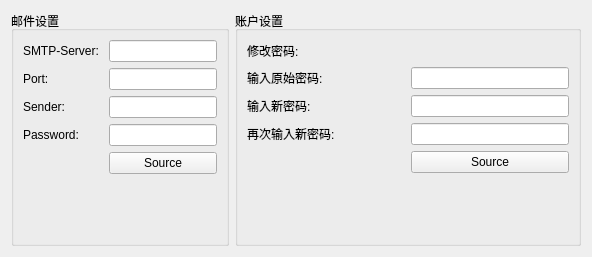
      <widget class="QWidget" name="settingTab">
       <attribute name="title">
        <string>设置</string>
       </attribute>
       <layout class="QHBoxLayout" name="horizontalLayout_4">
        <item>
         <layout class="QHBoxLayout" name="horizontalLayout_7">
          <item>
           <widget class="QGroupBox" name="emailsetting">
            <property name="sizePolicy">
             <sizepolicy hsizetype="Preferred" vsizetype="Preferred">
              <horstretch>0</horstretch>
              <verstretch>0</verstretch>
             </sizepolicy>
            </property>
            <property name="title">
             <string>邮件设置</string>
            </property>
            <property name="checkable">
             <bool>false</bool>
            </property>
            <layout class="QGridLayout" name="gridLayout_3">
             <item row="7" column="1">
              <widget class="QLabel" name="label_10">
               <property name="text">
                <string/>
               </property>
              </widget>
             </item>
             <item row="0" column="0">
              <widget class="QLabel" name="label_5">
               <property name="sizePolicy">
                <sizepolicy hsizetype="Preferred" vsizetype="Preferred">
                 <horstretch>0</horstretch>
                 <verstretch>0</verstretch>
                </sizepolicy>
               </property>
               <property name="text">
                <string>SMTP-Server: </string>
               </property>
              </widget>
             </item>
             <item row="1" column="0">
              <widget class="QLabel" name="label_6">
               <property name="sizePolicy">
                <sizepolicy hsizetype="Preferred" vsizetype="Preferred">
                 <horstretch>0</horstretch>
                 <verstretch>0</verstretch>
                </sizepolicy>
               </property>
               <property name="text">
                <string>Port:</string>
               </property>
              </widget>
             </item>
             <item row="2" column="1">
              <widget class="QLineEdit" name="emailsender">
               <property name="sizePolicy">
                <sizepolicy hsizetype="Preferred" vsizetype="Fixed">
                 <horstretch>0</horstretch>
                 <verstretch>0</verstretch>
                </sizepolicy>
               </property>
               <property name="clearButtonEnabled">
                <bool>true</bool>
               </property>
              </widget>
             </item>
             <item row="2" column="0">
              <widget class="QLabel" name="label_7">
               <property name="sizePolicy">
                <sizepolicy hsizetype="Preferred" vsizetype="Preferred">
                 <horstretch>0</horstretch>
                 <verstretch>0</verstretch>
                </sizepolicy>
               </property>
               <property name="text">
                <string>Sender:</string>
               </property>
              </widget>
             </item>
             <item row="1" column="1">
              <widget class="QLineEdit" name="port">
               <property name="sizePolicy">
                <sizepolicy hsizetype="Preferred" vsizetype="Fixed">
                 <horstretch>0</horstretch>
                 <verstretch>0</verstretch>
                </sizepolicy>
               </property>
               <property name="clearButtonEnabled">
                <bool>true</bool>
               </property>
              </widget>
             </item>
             <item row="3" column="0">
              <widget class="QLabel" name="label_8">
               <property name="sizePolicy">
                <sizepolicy hsizetype="Preferred" vsizetype="Preferred">
                 <horstretch>0</horstretch>
                 <verstretch>0</verstretch>
                </sizepolicy>
               </property>
               <property name="text">
                <string>Password:</string>
               </property>
              </widget>
             </item>
             <item row="0" column="1">
              <widget class="QLineEdit" name="smtpserver">
               <property name="sizePolicy">
                <sizepolicy hsizetype="Preferred" vsizetype="Fixed">
                 <horstretch>0</horstretch>
                 <verstretch>0</verstretch>
                </sizepolicy>
               </property>
               <property name="clearButtonEnabled">
                <bool>true</bool>
               </property>
              </widget>
             </item>
             <item row="4" column="1">
              <widget class="QPushButton" name="emailsource">
               <property name="sizePolicy">
                <sizepolicy hsizetype="Preferred" vsizetype="Fixed">
                 <horstretch>0</horstretch>
                 <verstretch>0</verstretch>
                </sizepolicy>
               </property>
               <property name="text">
                <string>Source</string>
               </property>
               <property name="checkable">
                <bool>false</bool>
               </property>
              </widget>
             </item>
             <item row="3" column="1">
              <widget class="QLineEdit" name="emailpwd">
               <property name="sizePolicy">
                <sizepolicy hsizetype="Preferred" vsizetype="Fixed">
                 <horstretch>0</horstretch>
                 <verstretch>0</verstretch>
                </sizepolicy>
               </property>
               <property name="echoMode">
                <enum>QLineEdit::Password</enum>
               </property>
               <property name="cursorMoveStyle">
                <enum>Qt::LogicalMoveStyle</enum>
               </property>
               <property name="clearButtonEnabled">
                <bool>true</bool>
               </property>
              </widget>
             </item>
             <item row="6" column="1">
              <widget class="QLabel" name="emailstatus">
               <property name="sizePolicy">
                <sizepolicy hsizetype="Preferred" vsizetype="Fixed">
                 <horstretch>0</horstretch>
                 <verstretch>0</verstretch>
                </sizepolicy>
               </property>
               <property name="text">
                <string/>
               </property>
              </widget>
             </item>
             <item row="5" column="1">
              <widget class="QLabel" name="label_9">
               <property name="sizePolicy">
                <sizepolicy hsizetype="Preferred" vsizetype="Fixed">
                 <horstretch>0</horstretch>
                 <verstretch>0</verstretch>
                </sizepolicy>
               </property>
               <property name="text">
                <string/>
               </property>
              </widget>
             </item>
            </layout>
           </widget>
          </item>
          <item>
           <widget class="QGroupBox" name="accountsetting">
            <property name="enabled">
             <bool>true</bool>
            </property>
            <property name="sizePolicy">
             <sizepolicy hsizetype="Preferred" vsizetype="Preferred">
              <horstretch>0</horstretch>
              <verstretch>0</verstretch>
             </sizepolicy>
            </property>
            <property name="title">
             <string>账户设置</string>
            </property>
            <property name="checkable">
             <bool>false</bool>
            </property>
            <layout class="QGridLayout" name="gridLayout_5">
             <item row="2" column="0">
              <widget class="QLabel" name="label_13">
               <property name="sizePolicy">
                <sizepolicy hsizetype="Preferred" vsizetype="Preferred">
                 <horstretch>0</horstretch>
                 <verstretch>0</verstretch>
                </sizepolicy>
               </property>
               <property name="text">
                <string>输入新密码:</string>
               </property>
              </widget>
             </item>
             <item row="5" column="1">
              <widget class="QLabel" name="accountstatus">
               <property name="sizePolicy">
                <sizepolicy hsizetype="Preferred" vsizetype="Fixed">
                 <horstretch>0</horstretch>
                 <verstretch>0</verstretch>
                </sizepolicy>
               </property>
               <property name="text">
                <string/>
               </property>
              </widget>
             </item>
             <item row="1" column="0">
              <widget class="QLabel" name="label_11">
               <property name="sizePolicy">
                <sizepolicy hsizetype="Preferred" vsizetype="Preferred">
                 <horstretch>0</horstretch>
                 <verstretch>0</verstretch>
                </sizepolicy>
               </property>
               <property name="text">
                <string>输入原始密码:</string>
               </property>
              </widget>
             </item>
             <item row="3" column="0">
              <widget class="QLabel" name="label_14">
               <property name="text">
                <string>再次输入新密码:</string>
               </property>
              </widget>
             </item>
             <item row="1" column="1">
              <widget class="QLineEdit" name="oldpwd">
               <property name="sizePolicy">
                <sizepolicy hsizetype="Preferred" vsizetype="Fixed">
                 <horstretch>0</horstretch>
                 <verstretch>0</verstretch>
                </sizepolicy>
               </property>
               <property name="minimumSize">
                <size>
                 <width>158</width>
                 <height>0</height>
                </size>
               </property>
               <property name="echoMode">
                <enum>QLineEdit::Password</enum>
               </property>
               <property name="clearButtonEnabled">
                <bool>true</bool>
               </property>
              </widget>
             </item>
             <item row="2" column="1">
              <widget class="QLineEdit" name="newpwd1">
               <property name="sizePolicy">
                <sizepolicy hsizetype="Preferred" vsizetype="Fixed">
                 <horstretch>0</horstretch>
                 <verstretch>0</verstretch>
                </sizepolicy>
               </property>
               <property name="echoMode">
                <enum>QLineEdit::Password</enum>
               </property>
               <property name="clearButtonEnabled">
                <bool>true</bool>
               </property>
              </widget>
             </item>
             <item row="3" column="1">
              <widget class="QLineEdit" name="newpwd2">
               <property name="sizePolicy">
                <sizepolicy hsizetype="Preferred" vsizetype="Fixed">
                 <horstretch>0</horstretch>
                 <verstretch>0</verstretch>
                </sizepolicy>
               </property>
               <property name="echoMode">
                <enum>QLineEdit::Password</enum>
               </property>
              </widget>
             </item>
             <item row="4" column="1">
              <widget class="QPushButton" name="accountsource">
               <property name="sizePolicy">
                <sizepolicy hsizetype="Preferred" vsizetype="Fixed">
                 <horstretch>0</horstretch>
                 <verstretch>0</verstretch>
                </sizepolicy>
               </property>
               <property name="text">
                <string>Source</string>
               </property>
               <property name="checkable">
                <bool>false</bool>
               </property>
              </widget>
             </item>
             <item row="6" column="1">
              <widget class="QLabel" name="label_16">
               <property name="text">
                <string/>
               </property>
              </widget>
             </item>
             <item row="0" column="0">
              <widget class="QLabel" name="label_12">
               <property name="enabled">
                <bool>true</bool>
               </property>
               <property name="sizePolicy">
                <sizepolicy hsizetype="Preferred" vsizetype="Fixed">
                 <horstretch>0</horstretch>
                 <verstretch>0</verstretch>
                </sizepolicy>
               </property>
               <property name="minimumSize">
                <size>
                 <width>158</width>
                 <height>21</height>
                </size>
               </property>
               <property name="text">
                <string>修改密码:</string>
               </property>
              </widget>
             </item>
            </layout>
           </widget>
          </item>
         </layout>
        </item>
       </layout>
      </widget>
